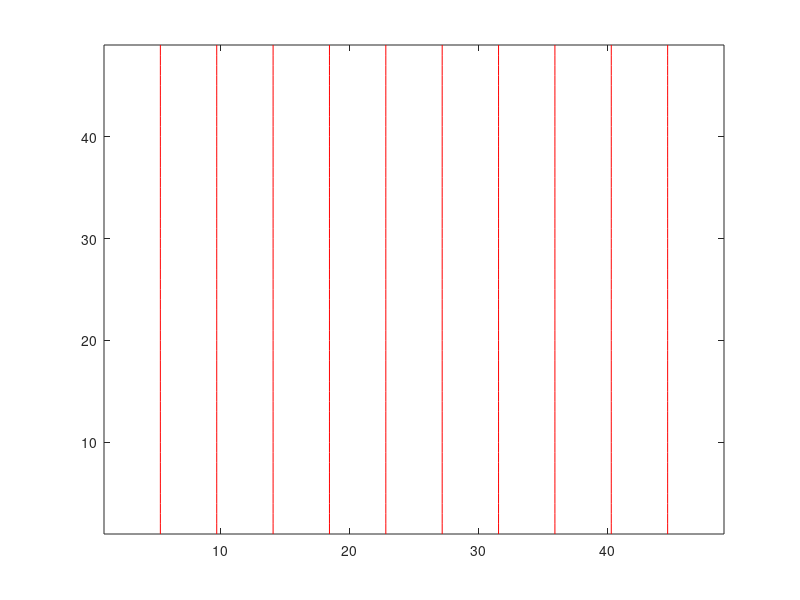

MATLAB code to generate this figure:
function result = test_contour_011
result = false;
a = figure;
h = gca;
[Z,x,y] = peaks;
contour(h,Z,'r-');
drawnow;
close(a);
result = true;
